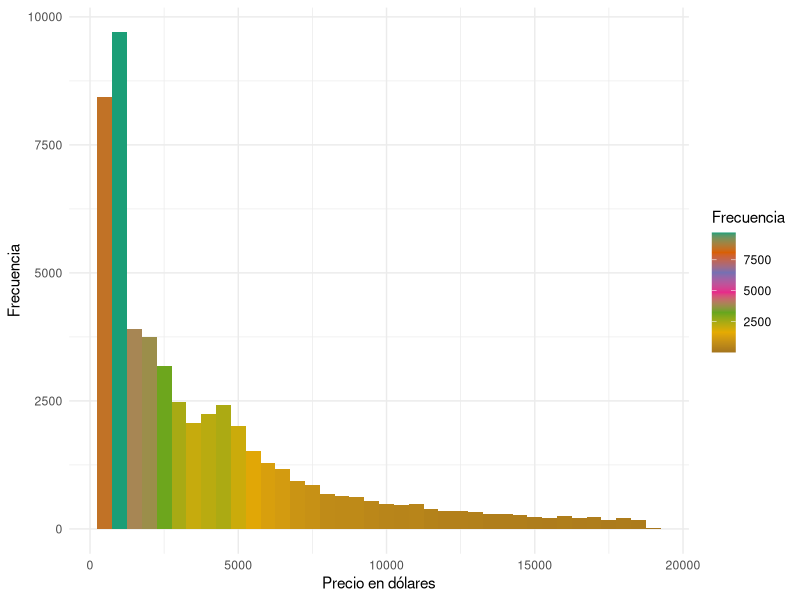
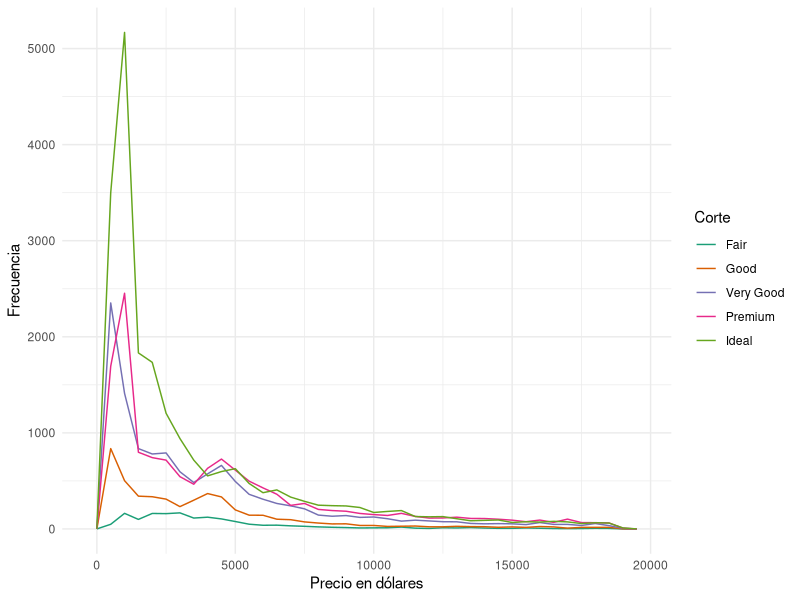

Here is the R script that generated these plots, in order:
## ---- chunk 1
knitr::opts_chunk$set(echo = TRUE)
library(ggplot2)
codigoprueba <- "codigo que aparece al compilar"
## ---- chunk 2
head(diamonds)
## ---- chunk 3
knitr::kable(head(diamonds))
## ---- chunk 4
# Los chunks funcionan igual que un script y por eso podés poner comentarios. 
# Nunca te olvides # de comentar tu código! Es un regalo para tu yo futuro.
ggplot(diamonds, aes(price)) + 
  geom_histogram(binwidth = 500, aes(fill = ..count..)) +
  scale_fill_distiller(name = "Frecuencia", palette = "Dark2") +
  xlab("Precio en dólares") +
  ylab("Frecuencia") +
  theme_minimal()
## ---- chunk 5
ggplot(diamonds, aes(price, color = cut)) + 
  geom_freqpoly(binwidth = 500) +
  scale_color_brewer(name = "Corte", palette = "Dark2") +
  xlab("Precio en dólares") +
  ylab("Frecuencia") +
  theme_minimal()
